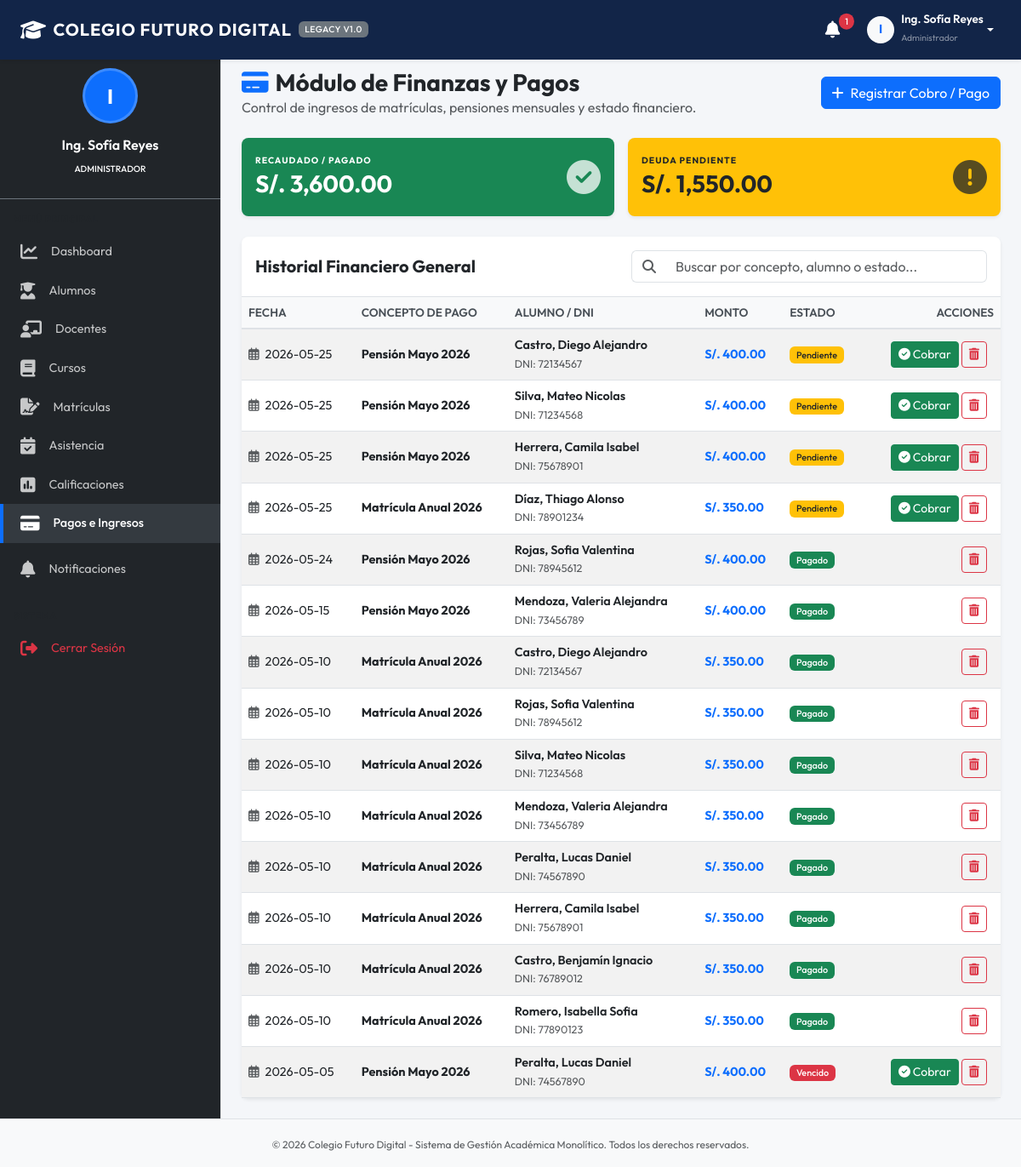
/modules/pagos.php (signed in), run on the app's committed database.
### tables this page shows
CREATE TABLE pagos (
            id INTEGER PRIMARY KEY AUTOINCREMENT,
            alumno_id INTEGER NOT NULL,
            monto REAL NOT NULL,
            fecha TEXT NOT NULL,
            concepto TEXT NOT NULL,
            estado TEXT DEFAULT 'Pendiente' CHECK(estado IN ('Pagado', 'Pendiente', 'Vencido')),
            FOREIGN KEY (alumno_id) REFERENCES alumnos(id) ON DELETE CASCADE
        );

CREATE TABLE alumnos (
            id INTEGER PRIMARY KEY AUTOINCREMENT,
            usuario_id INTEGER UNIQUE,
            nombre TEXT NOT NULL,
            apellido TEXT NOT NULL,
            documento TEXT UNIQUE NOT NULL,
            fecha_nacimiento TEXT,
            direccion TEXT,
            telefono TEXT,
            estado_academico TEXT DEFAULT 'Regular' CHECK(estado_academico IN ('Regular', 'Condicional', 'Suspendido', 'Egresado')),
            FOREIGN KEY (usuario_id) REFERENCES usuarios(id) ON DELETE SET NULL
        );

### modules/pagos.php (the view, shortened to what this page needs)
<?php
$rol = $_SESSION['usuario_rol'];
$can_modify = in_array($rol, ['Director', 'Administrador']);
$action = $_GET['action'] ?? 'list';
require_once __DIR__ . '/../includes/header.php';
require_once __DIR__ . '/../includes/sidebar.php';
?>
<div class="d-flex justify-content-between align-items-center mb-4">
    <div>
        <h1 class="h3 mb-0 text-dark fw-bold"><i class="fa-solid fa-credit-card me-2 text-primary"></i>Módulo de Finanzas y Pagos</h1>
        <p class="text-muted mb-0">Control de ingresos de matrículas, pensiones mensuales y estado financiero.</p>
    </div>
    <div class="d-flex gap-2">
        <?php if ($action === 'list' && $can_modify): ?>
            <a href="pagos.php?action=new" class="btn btn-primary"><i class="fa-solid fa-plus me-2"></i>Registrar Cobro / Pago</a>
        <?php elseif ($action !== 'list'): ?>
            <a href="pagos.php" class="btn btn-outline-secondary"><i class="fa-solid fa-arrow-left me-2"></i>Volver al Listado</a>
        <?php endif; ?>
    </div>
</div>
<?php if ($action === 'list'): ?>
    <?php
    try {
        if ($can_modify) {
            $stmt = $pdo->query("
                SELECT p.*, a.nombre as al_nombre, a.apellido as al_apellido, a.documento
                FROM pagos p
                JOIN alumnos a ON p.alumno_id = a.id
                ORDER BY p.fecha DESC
            ");
            $pagos = $stmt->fetchAll();
            $total_pagado = $pdo->query("SELECT SUM(monto) FROM pagos WHERE estado = 'Pagado'")->fetchColumn() ?: 0.0;
            $total_deuda = $pdo->query("SELECT SUM(monto) FROM pagos WHERE estado = 'Pendiente'")->fetchColumn() ?: 0.0;
        }
    } catch (PDOException $e) {
        echo "<div class='alert alert-danger'>Error al cargar pagos: " . $e->getMessage() . "</div>";
        $pagos = [];
    }
    ?>
    <div class="row g-3 mb-4">
        <div class="col-md-6">
            <div class="card shadow-sm border-0 bg-success text-white">
                <div class="card-body p-3 d-flex align-items-center justify-content-between">
                    <div>
                        <h6 class="text-uppercase fs-9 tracking-wide mb-1 fw-bold">Recaudado / Pagado</h6>
                        <h3 class="fw-bold mb-0">S/. <?php echo number_format($total_pagado, 2); ?></h3>
                    </div>
                    <div class="fs-1 opacity-75"><i class="fa-solid fa-circle-check"></i></div>
                </div>
            </div>
        </div>
        <div class="col-md-6">
            <div class="card shadow-sm border-0 bg-warning text-dark">
                <div class="card-body p-3 d-flex align-items-center justify-content-between">
                    <div>
                        <h6 class="text-uppercase fs-9 tracking-wide mb-1 fw-bold">Deuda Pendiente</h6>
                        <h3 class="fw-bold mb-0">S/. <?php echo number_format($total_deuda, 2); ?></h3>
                    </div>
                    <div class="fs-1 opacity-75"><i class="fa-solid fa-circle-exclamation"></i></div>
                </div>
            </div>
        </div>
    </div>
    <div class="card bg-white shadow-sm border-0">
        <div class="card-header bg-transparent border-bottom py-3">
            <div class="row align-items-center">
                <div class="col-md-6">
                    <h5 class="card-title mb-0 fw-bold"><?php echo $can_modify ? 'Historial Financiero General' : 'Mi Estado Financiero'; ?></h5>
                </div>
                <div class="col-md-6 mt-2 mt-md-0">
                    <div class="input-group">
                        <span class="input-group-text bg-white border-end-0"><i class="fa-solid fa-magnifying-glass text-muted"></i></span>
                        <input type="text" class="form-control border-start-0" id="tableSearch" placeholder="Buscar por concepto, alumno o estado...">
                    </div>
                </div>
            </div>
        </div>
        <div class="card-body p-0">
            <div class="table-responsive">
                <table class="table table-hover table-striped align-middle mb-0">
                    <thead>
                        <tr>
                            <th>Fecha</th>
                            <th>Concepto de Pago</th>
                            <?php if ($can_modify): ?>
                                <th>Alumno / DNI</th>
                            <?php endif; ?>
                            <th>Monto</th>
                            <th>Estado</th>
                            <?php if ($can_modify): ?>
                                <th class="text-end">Acciones</th>
                            <?php endif; ?>
                        </tr>
                    </thead>
                    <tbody>
                        <?php if (empty($pagos)): ?>
                            <tr>
                                <td colspan="<?php echo $can_modify ? '6' : '4'; ?>" class="text-center py-4 text-muted">No se registran transacciones de pago.</td>
                            </tr>
                        <?php else: ?>
                            <?php foreach ($pagos as $p): ?>
                                <tr>
                                    <td><i class="fa-regular fa-calendar-days me-1 text-muted"></i> <?php echo htmlspecialchars($p['fecha']); ?></td>
                                    <td class="fw-bold text-dark"><?php echo htmlspecialchars($p['concepto']); ?></td>
                                    <?php if ($can_modify): ?>
                                        <td>
                                            <div class="fw-semibold"><?php echo htmlspecialchars($p['al_apellido'] . ', ' . $p['al_nombre']); ?></div>
                                            <small class="text-muted">DNI: <?php echo htmlspecialchars($p['documento']); ?></small>
                                        </td>
                                    <?php endif; ?>
                                    <td class="fw-bold text-primary">S/. <?php echo number_format($p['monto'], 2); ?></td>
                                    <td>
                                        <?php
                                        $badgeColor = 'bg-success';
                                        if ($p['estado'] === 'Pendiente') $badgeColor = 'bg-warning text-dark';
                                        elseif ($p['estado'] === 'Vencido') $badgeColor = 'bg-danger';
                                        ?>
                                        <span class="badge <?php echo $badgeColor; ?>"><?php echo $p['estado']; ?></span>
                                    </td>
                                    <?php if ($can_modify): ?>
                                        <td class="text-end px-3">
                                            <?php if ($p['estado'] !== 'Pagado'): ?>
                                                <a href="pagos.php?action=pay&id=<?php echo $p['id']; ?>" class="btn btn-sm btn-success" title="Registrar Cobro" onclick="return confirm('¿Está seguro de marcar este pago como PAGADO?');"><i class="fa-solid fa-circle-check"></i> Cobrar</a>
                                            <?php endif; ?>
                                            <a href="pagos.php?action=delete&id=<?php echo $p['id']; ?>" class="btn btn-sm btn-outline-danger" title="Eliminar Registro" onclick="return confirmarEliminacion();"><i class="fa-solid fa-trash-can"></i></a>
                                        </td>
                                    <?php endif; ?>
                                </tr>
                            <?php endforeach; ?>
                        <?php endif; ?>
                    </tbody>
                </table>
            </div>
        </div>
    </div>
<?php endif; ?>
<?php
require_once __DIR__ . '/../includes/footer.php';
?>

### assets/css/style.css (style rules this page uses)
:root { --primary-color: #1e3c72; --primary-dark: #122548; --primary-light: #2a5298; --secondary-color: #6c757d; --bg-light: #f4f6f9; --sidebar-bg: #212529; --sidebar-hover: #343a40; --sidebar-active: #0d6efd; --text-dark: #333333; --font-sans: 'Outfit', 'Roboto', -apple-system, BlinkMacSystemFont, "Segoe UI", sans-serif; }
body { font-family: var(--font-sans); background-color: var(--bg-light); color: var(--text-dark); margin: 0; padding-top: 56px; display: flex; flex-direction: column; min-height: 100vh; }
.card { border-radius: 8px; box-shadow: 0 4px 6px rgba(0, 0, 0, 0.05); }
.table { border-collapse: separate; border-spacing: 0; }
.table th { background-color: #f8f9fa; color: #495057; font-weight: 600; border-bottom: 2px solid #dee2e6; font-size: 0.85rem; text-transform: uppercase; }
.table td { font-size: 0.9rem; vertical-align: middle; }
.badge { font-weight: 500; padding: 0.4em 0.7em; }
.fs-9 { font-size: 0.65rem; }
.tracking-wide { letter-spacing: 1px; }

### data on the page
pagos: fecha "2026-05-25", concepto "Pensión Mayo 2026", alumno.nombre "Castro, Diego Alejandro", alumno.documento "72134567", monto "400.00", estado "Pendiente"
pagos: fecha "2026-05-25", concepto "Pensión Mayo 2026", alumno.nombre "Silva, Mateo Nicolas", alumno.documento "71234568", monto "400.00", estado "Pendiente"
pagos: fecha "2026-05-25", concepto "Pensión Mayo 2026", alumno.nombre "Herrera, Camila Isabel", alumno.documento "75678901", monto "400.00", estado "Pendiente"
pagos: fecha "2026-05-25", concepto "Matrícula Anual 2026", alumno.nombre "Díaz, Thiago Alonso", alumno.documento "78901234", monto "350.00", estado "Pendiente"
pagos: fecha "2026-05-24", concepto "Pensión Mayo 2026", alumno.nombre "Rojas, Sofia Valentina", alumno.documento "78945612", monto "400.00", estado "Pagado"
pagos: fecha "2026-05-15", concepto "Pensión Mayo 2026", alumno.nombre "Mendoza, Valeria Alejandra", alumno.documento "73456789", monto "400.00", estado "Pagado"
pagos: fecha "2026-05-10", concepto "Matrícula Anual 2026", alumno.nombre "Castro, Diego Alejandro", alumno.documento "72134567", monto "350.00", estado "Pagado"
pagos: fecha "2026-05-10", concepto "Matrícula Anual 2026", alumno.nombre "Rojas, Sofia Valentina", alumno.documento "78945612", monto "350.00", estado "Pagado"
pagos: fecha "2026-05-10", concepto "Matrícula Anual 2026", alumno.nombre "Silva, Mateo Nicolas", alumno.documento "71234568", monto "350.00", estado "Pagado"
pagos: fecha "2026-05-10", concepto "Matrícula Anual 2026", alumno.nombre "Mendoza, Valeria Alejandra", alumno.documento "73456789", monto "350.00", estado "Pagado"
pagos: fecha "2026-05-10", concepto "Matrícula Anual 2026", alumno.nombre "Peralta, Lucas Daniel", alumno.documento "74567890", monto "350.00", estado "Pagado"
pagos: fecha "2026-05-10", concepto "Matrícula Anual 2026", alumno.nombre "Herrera, Camila Isabel", alumno.documento "75678901", monto "350.00", estado "Pagado"
pagos: fecha "2026-05-10", concepto "Matrícula Anual 2026", alumno.nombre "Castro, Benjamín Ignacio", alumno.documento "76789012", monto "350.00", estado "Pagado"
pagos: fecha "2026-05-10", concepto "Matrícula Anual 2026", alumno.nombre "Romero, Isabella Sofia", alumno.documento "77890123", monto "350.00", estado "Pagado"
pagos: fecha "2026-05-05", concepto "Pensión Mayo 2026", alumno.nombre "Peralta, Lucas Daniel", alumno.documento "74567890", monto "400.00", estado "Vencido"

### other printed values
$notif_count "1"
substr($_SESSION['usuario_nombre'], 0, 1) "I"
$_SESSION['usuario_nombre'] "Ing. Sofía Reyes"
$_SESSION['usuario_rol'] "Administrador"
$rol "ADMINISTRADOR"
$total_pagado "3,600.00"
$total_deuda "1,550.00"
